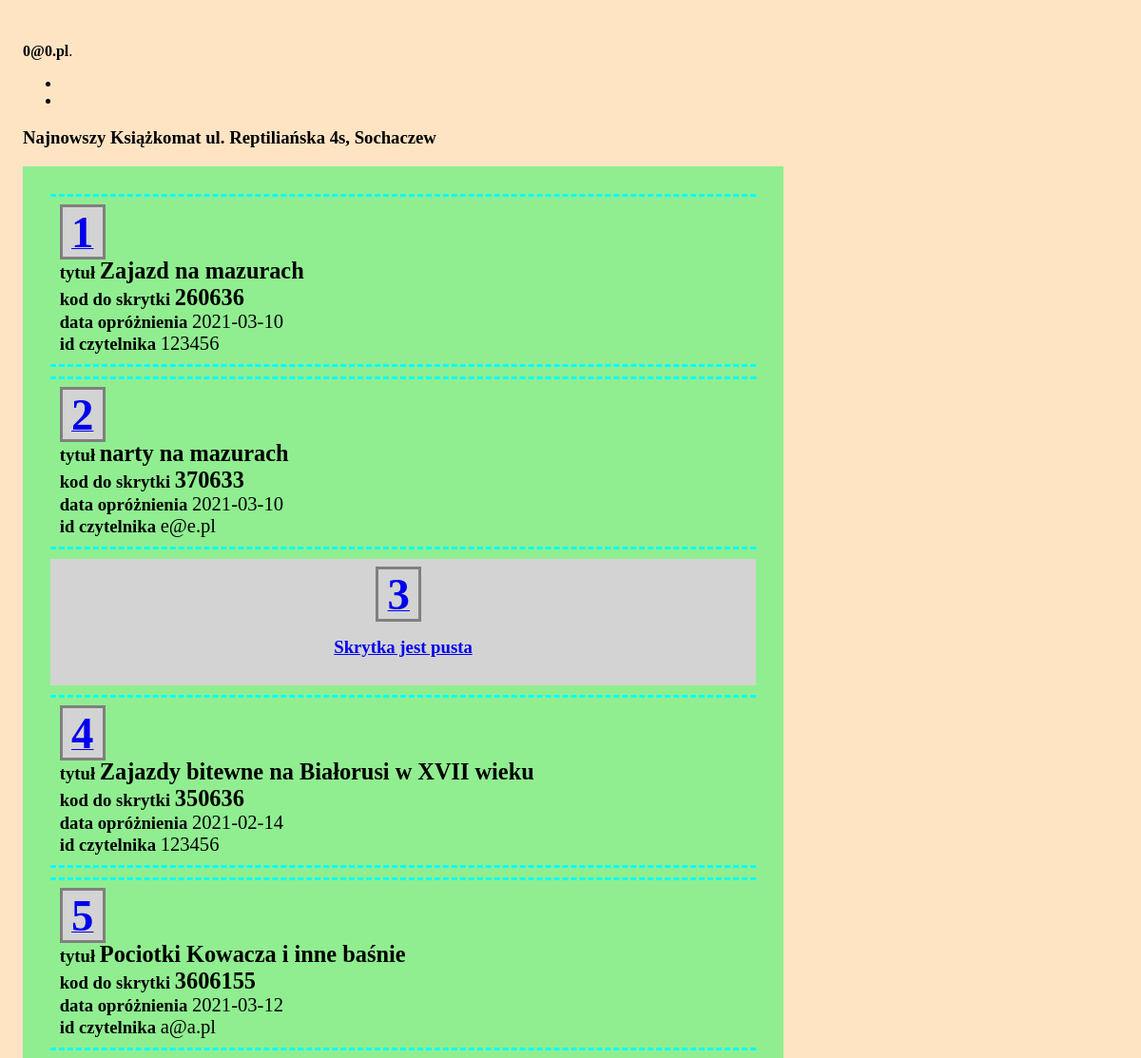
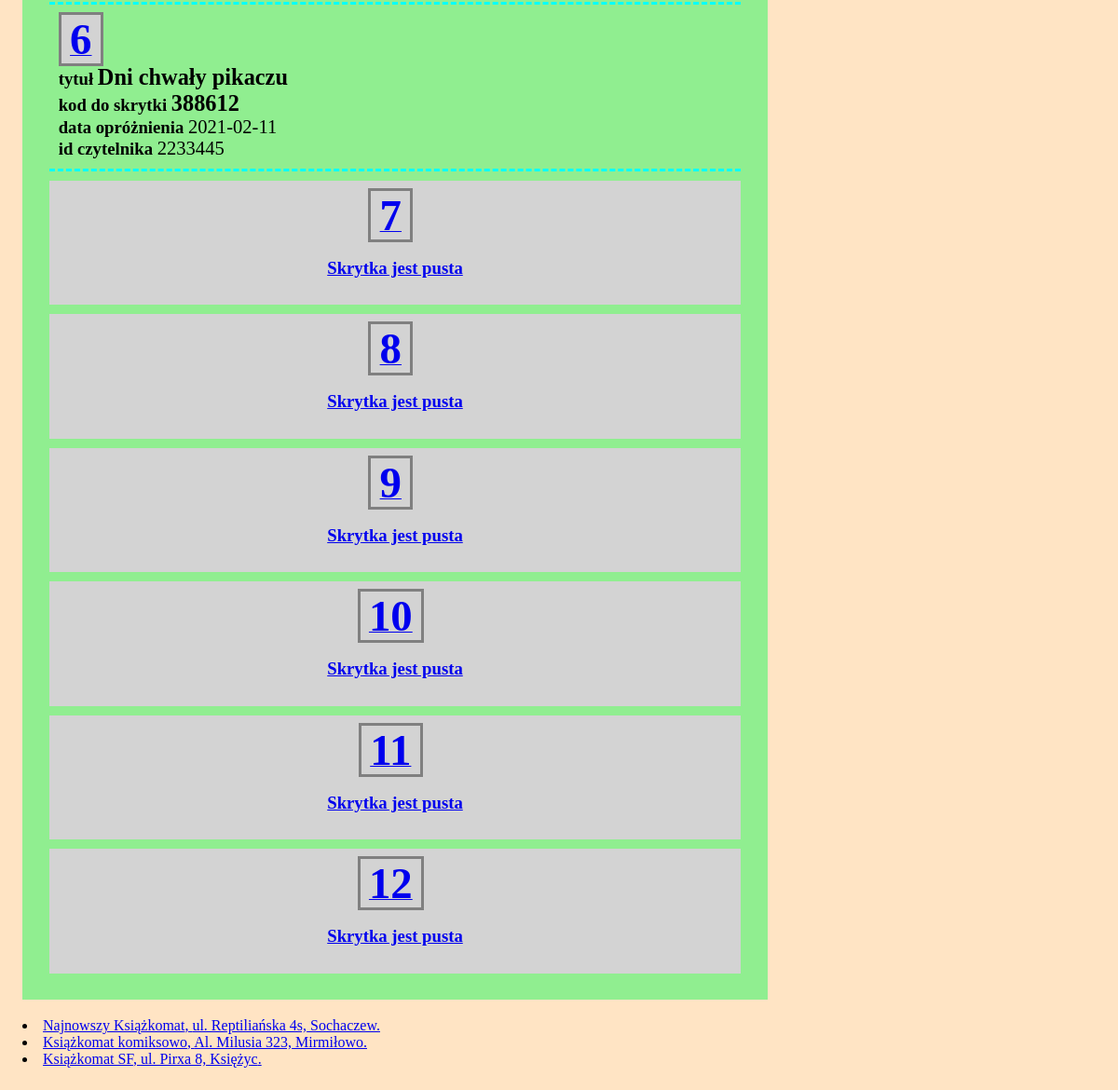
/machine.php?id=11 (signed in), run on the app's committed database (2 pictures, top to bottom).
### tables this page shows
CREATE TABLE "unit" (
    "unit_id" INTEGER PRIMARY KEY AUTOINCREMENT NOT NULL,
    "unit_name" TEXT,
    "unit_address" TEXT,
    "number_columns" INTEGER,
    "number_box" INTEGER
);

CREATE TABLE "user" (
    "id" INTEGER PRIMARY KEY AUTOINCREMENT NOT NULL,
    "date_insertion" DATETIME,
    "title" TEXT,
    "access_code" INTEGER,
    "user_id" INTEGER,
    "box_nr" INTEGER,
    "unit_id" INTEGER
);

### machine.php (the view, shortened to what this page needs)
<?php
require 'config.php';
$db = new MyDB($dbfile);
$selected_unit = filter_input(INPUT_GET, 'id', FILTER_VALIDATE_INT);
$stm = $db->query("SELECT unit_id, unit_name, unit_address, number_box FROM unit");
while ($row = $stm->fetchArray(1)) {
    $unit_id = $row['unit_id'];
    $unit_name = $row['unit_name'];
    $unit_address = $row['unit_address'];
    $unit = "<li><a href=\"?id=$unit_id\">$unit_name, $unit_address.</a></li>";
    $all_units .= $unit;
}
function selected_machine($db, $selected_unit)
{
    $unit_name = "";
    $unit_address = "";
    $number_box = "";
    $stm = $db->prepare("SELECT * from unit where unit_id = :unit_id");
    $stm->bindValue(':unit_id', $selected_unit);
    $score = $stm->execute();
    while ($row = $score->fetchArray(1)) {
        $unit_name = $row['unit_name'];
        $unit_address = $row['unit_address'];
        $number_columns = $row['number_columns'];
        $number_box = $row['number_box'];
    };
    $numbox = 1;
    $k = 1;
    $r = 0;
    $drawing_start = "\n<div  class=\"edycja\">\n";
    $drawing_body = "";
    while ($numbox <= $number_box) {
        $score_box = $db->query("SELECT * from user where box_nr = $numbox and unit_id = $selected_unit");
        $date_insertion = "";
        $title = "";
        $access_code = "";
        $user_id = "";
        while ($row_box = $score_box->fetchArray(1)) {
            $date_insertion = $row_box['date_insertion'];
            $title = $row_box['title'];
            $access_code = $row_box['access_code'];
            $user_id = $row_box['user_id'];
        };
        if (strlen($date_insertion) > 1) {
            $single_box = "<div class=\"machine-box pelna  \">
        <div class=\"\"><a href=\"edit-box.php?box=$numbox&id=$selected_unit\"><span class=\"box-number\">$numbox</span></a>
        </div><a href=\"edit-box.php?box=$numbox&id=$selected_unit\" class=\"decoration-none\">
        <div>tytuł <span class=\"main-data\">$title</span>
        </div>
        <div>kod do skrytki <span class=\"main-data\">$access_code</span></div>
        <div>data opróżnienia <span class=\"highlighted-description\">$date_insertion</span></div>
        <div>id czytelnika <span class=\"highlighted-description\">$user_id</span></div>
        </a>\n</div>";
        } else {
            $single_box = "<div class=\"grid-item pusta\">
        <div class=\"\"><a href=\"edit-box.php?box=$numbox&id=$selected_unit\"><span class=\"box-number\">$numbox</span></a>
        <p class=\"alert\"><a href=\"edit-box.php?box=$numbox&id=$selected_unit\">Skrytka jest pusta</a></p>
        </div>
        </div>";
        }
        $drawing_body = $drawing_body . " $single_box  ";
        if ($k < $number_columns) {
            $k++;
            $r++;
        } else {
            $k = 1;
            $drawing_body = $drawing_body . "";
        }
        $numbox++;
    }
    $drawing_stop = "</div>\n";
    $drawing_selected_machine = $drawing_start . $drawing_body . $drawing_stop;
    $unit_info = array($drawing_selected_machine, $unit_name, $unit_address);
    return $unit_info;
}
$unit_info = selected_machine($db, $selected_unit);
$select_machine = $unit_info[1] . " " . $unit_info[2];
$all_units_after = "";
if (is_int($selected_unit)) {
    $unit_template = $unit_info[0];
    $all_units_after = $all_units;
} else {
    $select_machine = $info['select_machine'];
    $unit_template = "";
    $select_machine_after = "";
}
echo $page_head . "\n\t\t<title>" . $info['machine_title']; ?></title>
</head>
<body>
    <?php
    if (isset($_SESSION["name"])) {
    ?>
        <header class="page-header">
            <?php echo $info['admin_login_info'] . " <b>" . $_SESSION['name']; ?></b>.<br>
        </header>
        <nav>
            <ul>
                <li><?php echo $info['admin_logout']; ?></li>
                <li><?php echo $info['admin_page']; ?></li>
            </ul>
        </nav>
        <main role="main">
            <section>
                <h3 class=""><?php echo $select_machine; ?></h3>
            </section>
            <section>
                <h3 class=""><?php echo $unit_template;  ?></h3>
                <?php echo $all_units_after; ?>
            </section>
        </main>
    <?php
    } else {
        echo '<header class="page-header">
        <h1>' . $info["machine_message"] . '</h1>
        <h2><a href="login.php">' . $info["login_first"] . '</a></h2>
    </header>';
    }
    ?>
</body>
</html>

### style.css (style rules this page uses)
.grid-item { padding: 10px; margin: 10px; text-align: center; }
.pelna { background: lightgreen; color: black; }
.pusta { background: lightgray; color: black; }
.main-data { font-weight: bold; font-size: 1.3em; }
.highlighted-description { font-weight: normal; font-size: 1.1em; color: #000; }
.box-number { font-size: 2.5em; font-weight: bold; border-color: gray; background-color: lightgray; border-style: solid; margin-right: .2em; padding-left: 0.2em; padding-right: .2em; }
.machine-box { padding: 10px; margin: 10px; border-bottom: aqua; border-top: aqua; border-top-style: dashed; border-bottom-style: dashed; }
.decoration-none { text-decoration: none; color: black; }
.edycja { background: lightgreen; color: black; padding: 1em; margin-bottom: 1em; }
.alert { color: red; text-align: center; }
body { padding: 1em; background-color: bisque; max-width: 800px; }

### data on the page
unit: select_machine "Najnowszy Książkomat ul. Reptiliańska 4s, Sochaczew", unit_name "Najnowszy Książkomat", unit_address "ul. Reptiliańska 4s, Sochaczew"
user: title "Zajazd na mazurach", access_code "260636", date_insertion "2021-03-10", user "123456"
user: title "narty na mazurach", access_code "370633", date_insertion "2021-03-10", user "e@e.pl"
user: title "Zajazdy bitewne na Białorusi w XVII wieku", access_code "350636", date_insertion "2021-02-14", user "123456"
user: title "Pociotki Kowacza i inne baśnie", access_code "3606155", date_insertion "2021-03-12", user "a@a.pl"
user: title "Dni chwały pikaczu", access_code "388612", date_insertion "2021-02-11", user "2233445"
unit: unit_name "Książkomat komiksowo", unit_address "Al. Milusia 323, Mirmiłowo"
unit: unit_name "Książkomat SF", unit_address "ul. Pirxa 8, Księżyc"

### other printed values
$_SESSION['name'] "0@0.pl"
